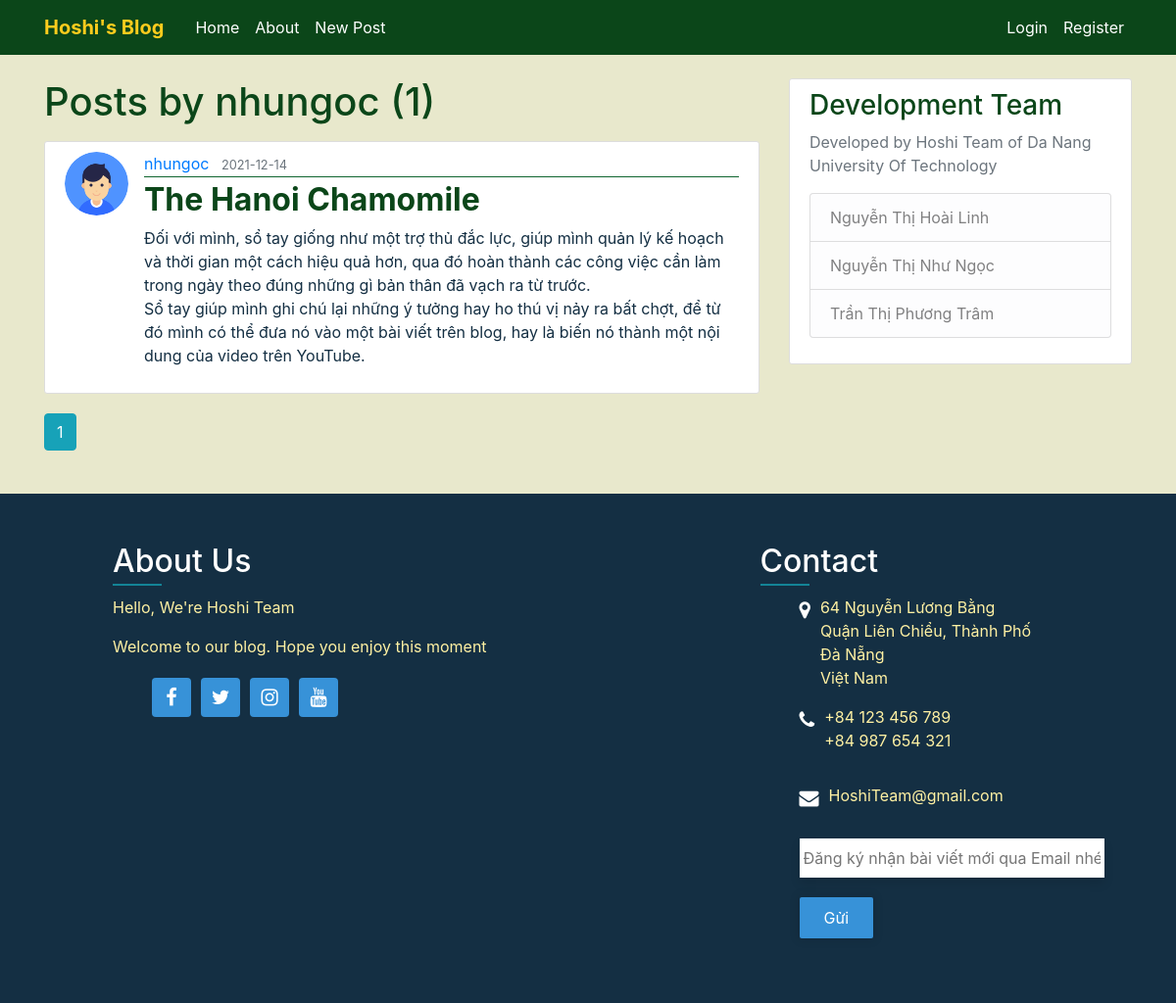
Before: /user/nhungoc with the older database file.
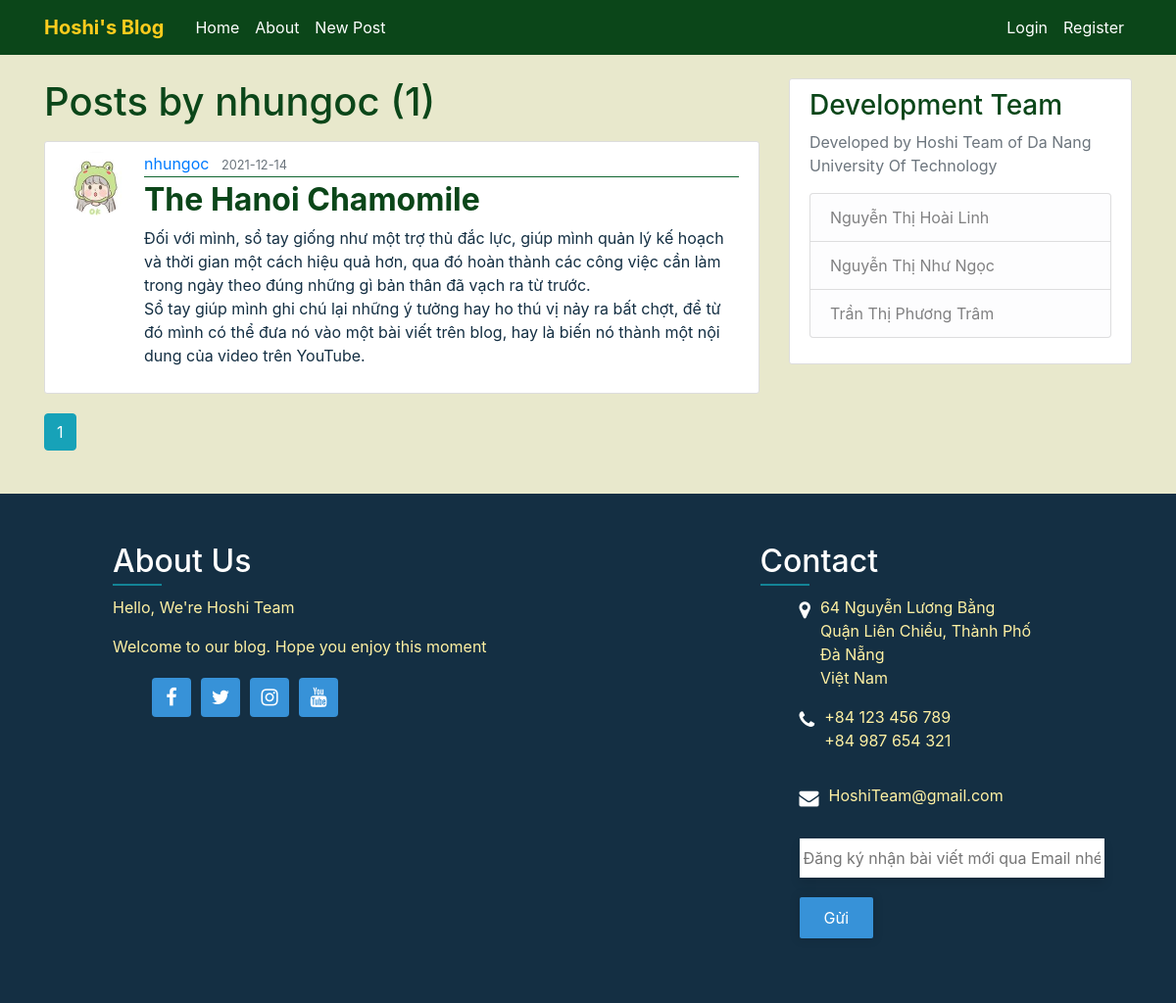
After: the same page with the newer database file.
### FlaskBlog/models.py (models this page shows, shortened)
class Post(db.Model):
    id = db.Column(db.Integer, primary_key=True)
    title = db.Column(db.String(100), nullable=False)
    date_posted = db.Column(db.DateTime, nullable=False, default=datetime.utcnow)
    content = db.Column(db.Text, nullable=False)
    user_id = db.Column(db.Integer, db.ForeignKey('user.id'), nullable=False)

class User(db.Model, UserMixin):
    id = db.Column(db.Integer, primary_key=True)
    username = db.Column(db.String(20), unique=True, nullable=False)
    email = db.Column(db.String(120), unique=True, nullable=False)
    image_file = db.Column(db.String(20), nullable=False, default='default.png')
    password = db.Column(db.String(60), nullable=False)
    posts = db.relationship('Post', backref='author', lazy=True)

### FlaskBlog/routes.py (the view)
@app.route("/user/<string:username>")
def user_posts(username):
    page = request.args.get('page', 1, type=int)
    user = User.query.filter_by(username=username).first_or_404()
    posts = Post.query.filter_by(author=user)\
        .order_by(Post.date_posted.desc())\
        .paginate(page=page, per_page=5)
    return render_template('user_posts.html', posts=posts, user=user)

### FlaskBlog/templates/user_posts.html
{% extends "layout.html" %}
{% block content %}
    <h1 class="mb-3">Posts by {{ user.username }} ({{ posts.total }})</h1>
    {% for post in posts.items %}
        <article class="media content-section">
          <img class="rounded-circle article-img" src="{{ url_for('static', filename='avatar/' + post.author.image_file) }}">
          <div class="media-body">
            <div class="article-metadata">
              <a class="mr-2" href="{{ url_for('user_posts', username=post.author.username) }}">{{ post.author.username }}</a>
              <small class="text-muted">{{ post.date_posted.strftime('%Y-%m-%d') }}</small>
            </div>
            <h2><a class="article-title" href="{{ url_for('post', post_id=post.id) }}">{{ post.title }}</a></h2>
            <p class="article-content">{{ post.content }}</p>
          </div>
        </article>
    {% endfor %}
    {% for page_num in posts.iter_pages(left_edge=1, right_edge=1, left_current=1, right_current=2) %}
      {% if page_num %}
        {% if posts.page == page_num %}
          <a class="btn btn-info mb-4" href="{{ url_for('user_posts', username=user.username, page=page_num) }}">{{ page_num }}</a>
        {% else %}
          <a class="btn btn-outline-info mb-4" href="{{ url_for('user_posts', username=user.username, page=page_num) }}">{{ page_num }}</a>
        {% endif %}
      {% else %}
        ...
      {% endif %}
    {% endfor %}
{% endblock content %}

Changed rows visible on the page:
changed through a linked row, Post "The Hanoi Chamomile": image_file: picture added in place of a placeholder
